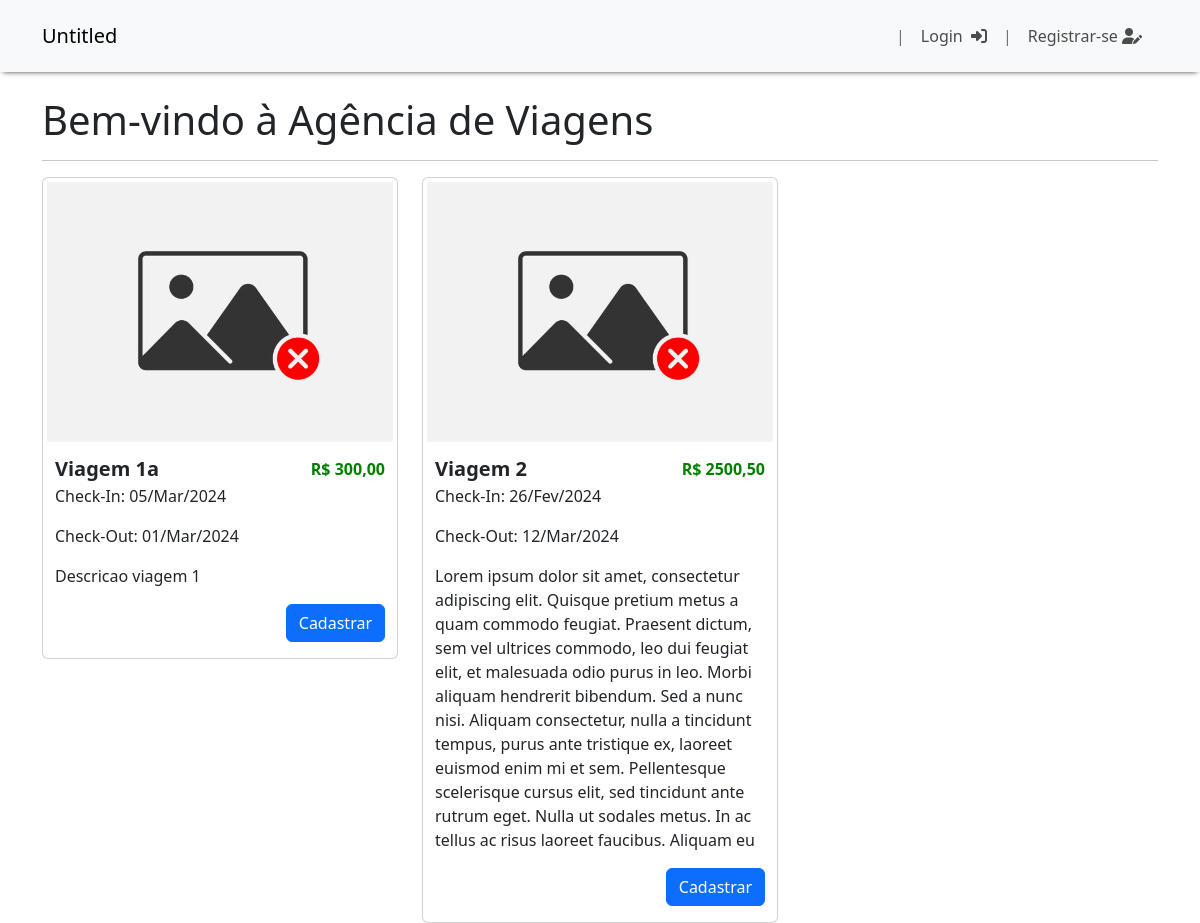
/trip/, run on the app's committed database.
### trip/models.py (models this page shows, shortened)
class Viagem(models.Model):
    titulo = models.CharField(max_length=200)
    slug = models.SlugField(unique=True, blank=True)
    categoria = models.ForeignKey(
        Categoria, on_delete=models.SET_NULL, null=True, blank=True, default=None)  # noqa
    descricao = models.TextField(null=False)
    custo = models.DecimalField(max_digits=10, decimal_places=2, null=False)
    preco = models.DecimalField(max_digits=10, decimal_places=2, null=False)
    check_in_data = models.DateTimeField(null=False)
    check_out_data = models.DateTimeField(null=False)
    vagas_disponiveis = models.IntegerField()
    cover = models.ImageField(
        upload_to='viagens_covers/', null=True, blank=True)
    is_active = models.BooleanField(default=True)
    created_at = models.DateTimeField(auto_now_add=True)
    updated_at = models.DateTimeField(auto_now=True)

### trip/views.py (the view)
# urls.py: path('', listar_viagens_disponiveis, name='home'),
def listar_viagens_disponiveis(request):
    viagens_disponiveis = Viagem.objects.filter(
        is_active=True, vagas_disponiveis__gt=0)
    return render(request, 'home.html', {'viagens_disponiveis': viagens_disponiveis})

### trip/templates/home.html
{% extends "base_home.html" %}
{% block content %}
  <div class="viagens-disponiveis">
    <h1>Bem-vindo à Agência de Viagens</h1>
    <hr>
    <div class="row">
      {% for viagem in viagens_disponiveis %}
        <div class="col-md-4">
          <div class="card">
            {% if viagem.cover %}
                <img class="rounded p-1" src="{{ viagem.cover.url }}" alt="{{ viagem.titulo }}">
            {% else %}
                <p>Nenhuma imagem disponível</p>
            {% endif %}
            <div class="container">
              <div class="d-flex justify-content-between align-items-center mt-2">
                <span class="fs-5"><b>{{ viagem.titulo }}</b></span>
                <span class='price fs-6'>R$ {{ viagem.preco }}</span>
              </div>
              <p>Check-In: {{ viagem.check_in_data|date:'d/M/Y' }}</p>
              <p>Check-Out: {{ viagem.check_out_data|date:'d/M/Y' }}</p>
              <p>{{ viagem.descricao }}</p>
              <button class="btn btn-primary btn-md mb-3 float-end" onclick="window.location.href='{% url 'user:vincular_viagem' viagem.id %}'">Cadastrar</button>
            </div>
          </div>
        </div>
      {% endfor %}
    </div>
  </div>
{% endblock content %}

### base_static/css/styles.css (style rules this page uses)
body { margin: 0; padding: 0; box-sizing: border-box; font-family: 'Arial', sans-serif; }
.price { font-weight: bold; color: green; }

### data on the page
Viagem: cover (picture), titulo "Viagem 1a", preco "300,00", check_in_data "05/Mar/2024", check_out_data "01/Mar/2024", descricao "Descricao viagem 1"
Viagem: cover (picture), titulo "Viagem 2", preco "2500,50", check_in_data "26/Fev/2024", check_out_data "12/Mar/2024", descricao "Lorem ipsum dolor sit amet, consectetur adipiscing elit. Quisque pretium metus a quam commodo feugiat. Praesent dictum, sem vel ultrices commodo, leo dui feugiat elit, et malesuada odio purus in leo. Morbi aliquam hendrerit bibendum. Sed a nunc nisi. Aliquam consectetur, nulla a tincidunt tempus, purus ante tristique ex, laoreet euismod enim mi et sem. Pellentesque scelerisque cursus elit, sed tincidunt ante rutrum eget. Nulla ut sodales metus. In ac tellus ac risus laoreet faucibus. Aliquam eu"
